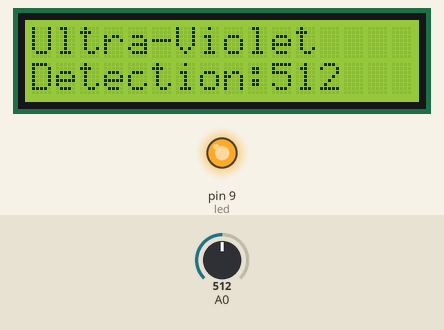
Recording of a sketch running on a simulated Arduino Uno, built with avr-gcc and run on an emulated ATmega328P. Shown: 16×2 character LCD, output pins drawn as LEDs (lit = HIGH). The inputs (shaded band) are chosen by the test bench; at power-on: A0 = 512.

Above: at 1.3 s.
1.4 s: A0 set to 11
At 2.6 s:
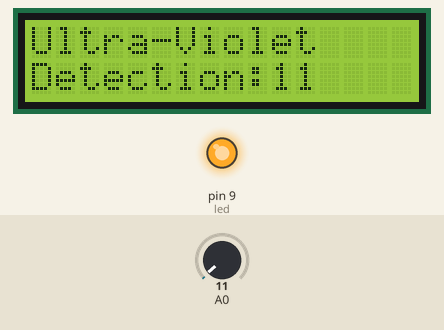
3.1 s: A0 set to 8
At 4.4 s:
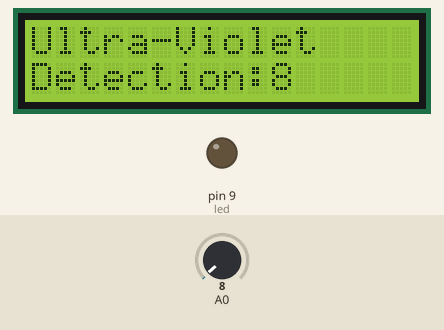
4.7 s: A0 set to 0
Timing chart, 0 to 7.7 s (numbered marks = the images above; inputs shaded):
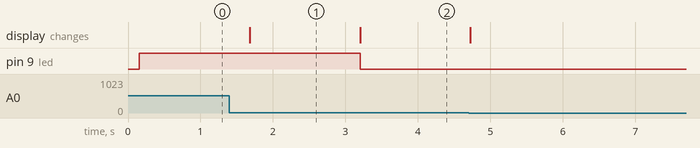

Measured:
- the behaviour switches between 10 and 9 on A0 (found by bisection; images 1 and 2)
- after the input at 1.4 s, the display: changes after 0.28 s (image 1)
- after the input at 3.1 s, pin 9 (led): HIGH → LOW after 0.10 s; the display: changes after 0.10 s (image 2)

The sketch:

lesson_33.ino
```cpp
#include <Wire.h>
#include <LiquidCrystal_I2C.h>
LiquidCrystal_I2C lcd(0x27,16,2);
int led=9;
void setup()
{
  pinMode(led,OUTPUT);
  lcd.init();                      // initialize the lcd
  lcd.init();
  // Print a message to the LCD.
  lcd.backlight();
  lcd.setCursor(0,0);
  lcd.print("Ultra-Violet ");
  lcd.setCursor(0,1);
  lcd.print("Detection:");
}
void loop()
{
 int sensorValue = analogRead(A0);
  if(sensorValue<10)
  {
  lcd.setCursor(10,1);
  lcd.print(sensorValue);
  lcd.setCursor(11,1);
  lcd.print("     ");
  digitalWrite(led,LOW);
  }
  if((sensorValue>=10)&&(sensorValue<100))
  {
  lcd.setCursor(10,1);
  lcd.print(sensorValue);
  lcd.setCursor(12,1);
  lcd.print("    ");
  digitalWrite(led,HIGH);
  }
  if( sensorValue>=100)
  {
  lcd.setCursor(10,1);
  lcd.print(sensorValue);
  lcd.setCursor(13,1);
  lcd.print("   ");
  digitalWrite(led,HIGH);
  }
  delay(500);
}
```
